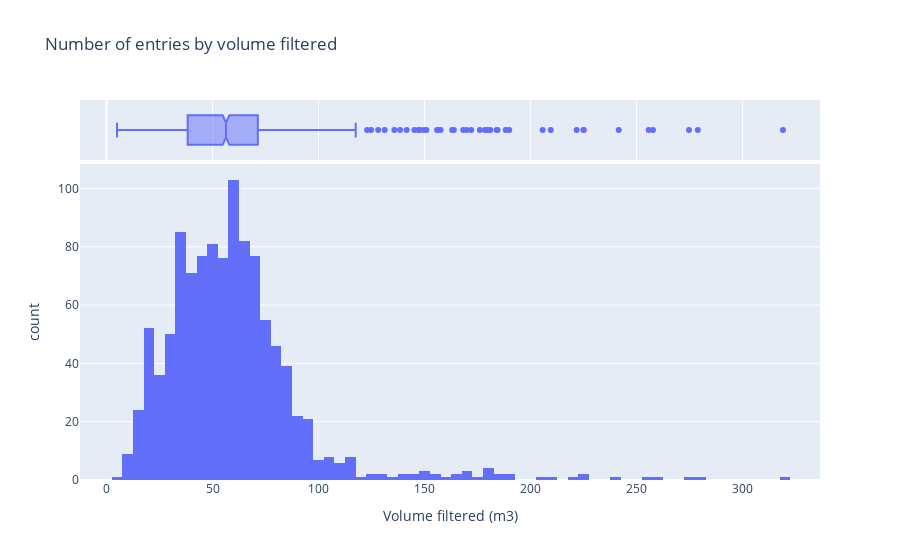

Here is the notebook cell this chart was saved with:
### Markdown cell above
### Volume filtered

### Code cell
px.histogram(
    index,
    x="Volume Filtered(m3)",
    title="Number of entries by volume filtered",
    labels={
        "Volume Filtered(m3)": "Volume filtered (m3)",
        "count": "Number of entries",
    },
    marginal="box",
)

### Figure 1 — Plotly figure (JSON) as saved in the notebook; plotly's stock layout.template omitted (floating-point values rounded to 4 significant figures; data arrays with more than 128 entries replaced by an {"elided": "..."} marker saying what was removed)
{"data": [{"bingroup": "x", "hovertemplate": "Volume filtered (m3)=%{x}<br>count=%{y}<extra></extra>", "legendgroup": "", "marker": {"color": "#636efa", "pattern": {"shape": ""}}, "name": "", "orientation": "v", "showlegend": false, "type": "histogram", "x": {"elided": "1077 float values"}, "xaxis": "x", "yaxis": "y"}, {"hovertemplate": "Volume filtered (m3)=%{x}<extra></extra>", "legendgroup": "", "marker": {"color": "#636efa"}, "name": "", "notched": true, "showlegend": false, "type": "box", "x": {"elided": "1077 float values"}, "xaxis": "x2", "yaxis": "y2"}], "layout": {"barmode": "relative", "legend": {"tracegroupgap": 0}, "title": {"text": "Number of entries by volume filtered"}, "xaxis": {"anchor": "y", "domain": [0, 1], "title": {"text": "Volume filtered (m3)"}}, "xaxis2": {"anchor": "y2", "domain": [0, 1], "matches": "x", "showgrid": true, "showticklabels": false}, "yaxis": {"anchor": "x", "domain": [0, 0.8316], "title": {"text": "count"}}, "yaxis2": {"anchor": "x2", "domain": [0.8416, 1], "matches": "y2", "showgrid": false, "showline": false, "showticklabels": false, "ticks": ""}}}
